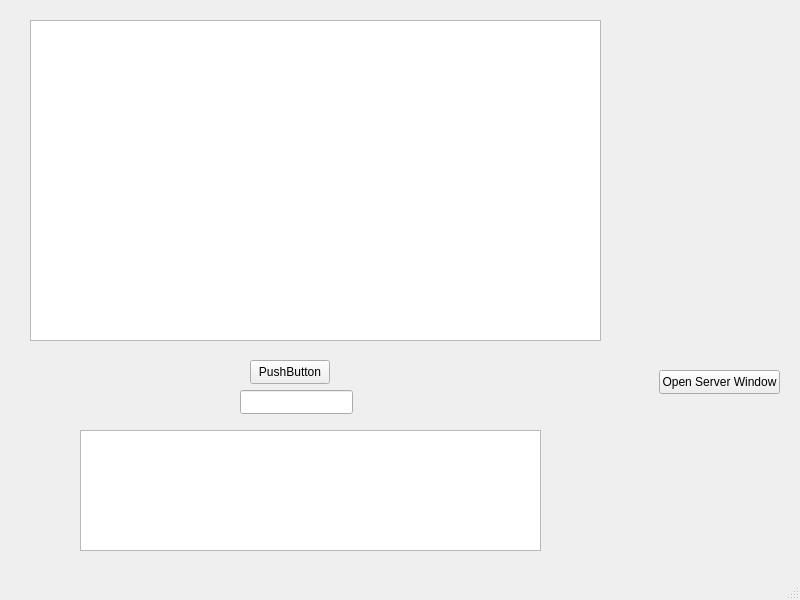
<?xml version="1.0" encoding="UTF-8"?>
<ui version="4.0">
 <class>MainWindow</class>
 <widget class="QMainWindow" name="MainWindow">
  <property name="geometry">
   <rect>
    <x>0</x>
    <y>0</y>
    <width>800</width>
    <height>600</height>
   </rect>
  </property>
  <property name="windowTitle">
   <string>MainWindow</string>
  </property>
  <widget class="QWidget" name="centralwidget">
   <widget class="QListView" name="listView">
    <property name="geometry">
     <rect>
      <x>30</x>
      <y>20</y>
      <width>571</width>
      <height>321</height>
     </rect>
    </property>
   </widget>
   <widget class="QPushButton" name="pushButton">
    <property name="geometry">
     <rect>
      <x>250</x>
      <y>360</y>
      <width>80</width>
      <height>24</height>
     </rect>
    </property>
    <property name="text">
     <string>PushButton</string>
    </property>
   </widget>
   <widget class="QLineEdit" name="lineEdit">
    <property name="geometry">
     <rect>
      <x>240</x>
      <y>390</y>
      <width>113</width>
      <height>24</height>
     </rect>
    </property>
   </widget>
   <widget class="QListView" name="listView_2">
    <property name="geometry">
     <rect>
      <x>80</x>
      <y>430</y>
      <width>461</width>
      <height>121</height>
     </rect>
    </property>
   </widget>
   <widget class="QPushButton" name="btnOpenServerWindow">
    <property name="geometry">
     <rect>
      <x>659</x>
      <y>370</y>
      <width>121</width>
      <height>24</height>
     </rect>
    </property>
    <property name="text">
     <string>Open Server Window</string>
    </property>
   </widget>
  </widget>
  <widget class="QMenuBar" name="menubar">
   <property name="geometry">
    <rect>
     <x>0</x>
     <y>0</y>
     <width>800</width>
     <height>21</height>
    </rect>
   </property>
  </widget>
  <widget class="QStatusBar" name="statusbar"/>
 </widget>
 <resources/>
 <connections/>
</ui>
